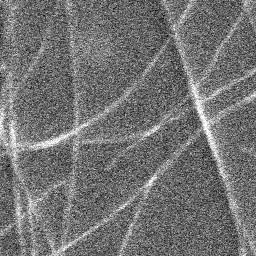
#> input picture 02_80-100s__crop256px_5_5.bmp, 256 x 256 px
$ python hog.py
#> lines starting #> are read from the running program, lines starting #| are printed output that depends on the picture
#!/usr/bin/env python
# coding: utf-8

# In[23]:


from skimage import feature
from skimage.util import img_as_ubyte
from skimage.color import rgb2gray
import cv2
import numpy as np
import matplotlib.pyplot as plt


# In[24]:


get_ipython().system('which python')


# In[47]:


get_ipython().system('pip install opencv-rolling-ball')


# In[31]:


image_raw = cv2.imread('02_80-100s__crop256px_5_5.bmp')
#> image_raw is the input picture: shape (256, 256, 3); min 0, max 255, mean 114.8
image_gb3 = cv2.GaussianBlur(image_raw,(3,3), cv2.BORDER_DEFAULT)
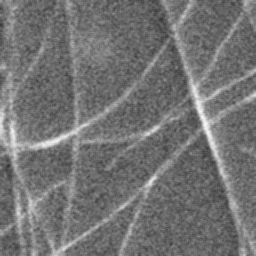
#> image_gb3: shape (256, 256, 3); min 45, max 248, mean 114.8
image_gb5 = cv2.GaussianBlur(image_raw,(5,5), cv2.BORDER_DEFAULT)


# In[33]:


fig, (ax0, ax1, ax2) = plt.subplots(nrows=1,
                                    ncols=3,
                                    figsize=(8, 2.5),
                                    sharex=True,
                                    sharey=True)
ax0.imshow(image_raw, cmap='gray')
ax0.set_title('original image')
ax0.axis('off')

#> (the run stopped early here; a loop or call above may not have finished)
